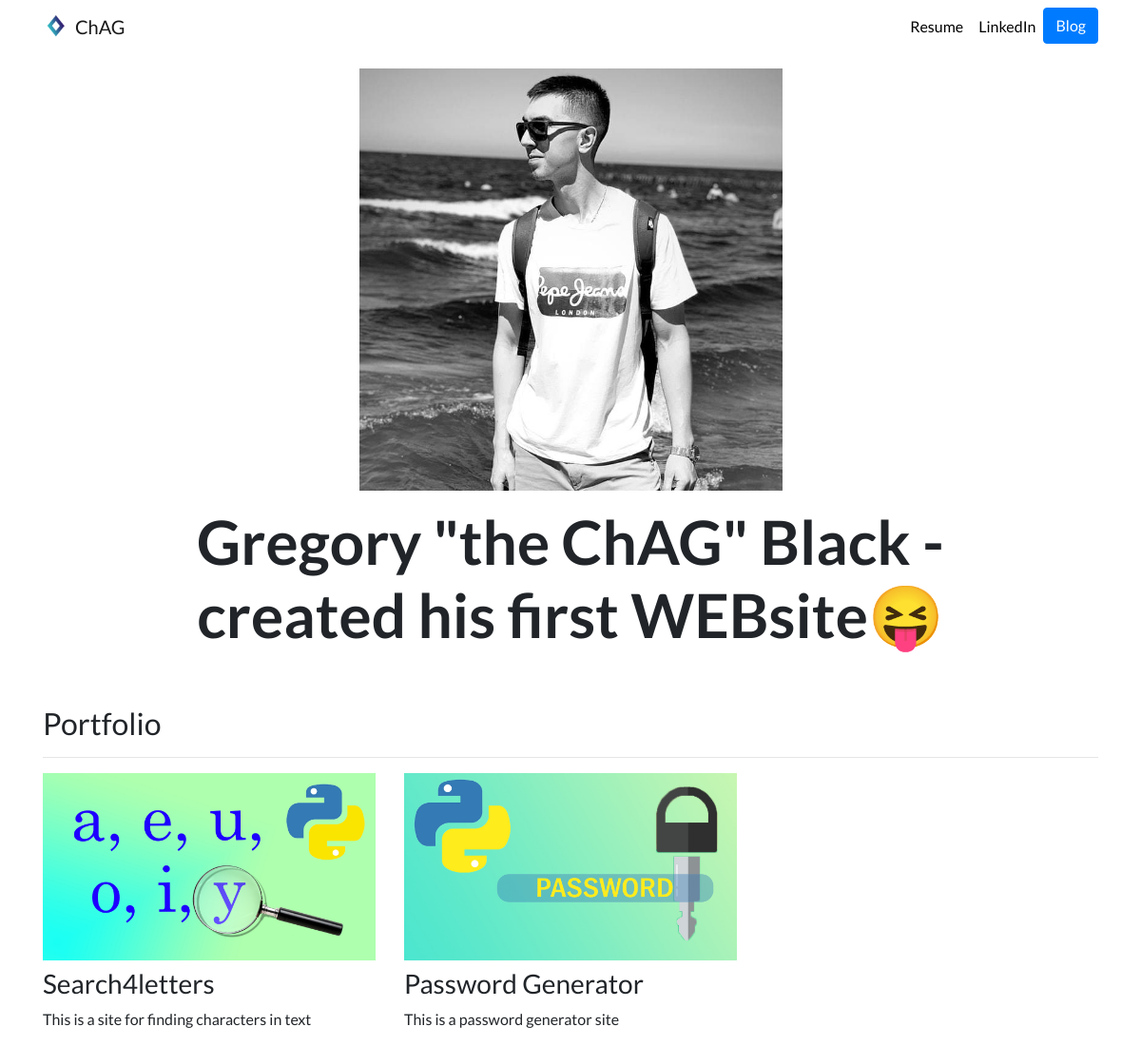
The page / on the database its author committed.
### portfolio/models.py (models this page shows, shortened)
class Project(models.Model):
    title = models.CharField(max_length=100)
    description = models.CharField(max_length=250)
    image = models.ImageField(upload_to='portfolio/images/')
    url = models.URLField(blank=True)

### portfolio/views.py (the view)
# urls.py: 2. Add a URL to urlpatterns:  path('', views.home, name='home')
def home(request):
    projects = Project.objects.all()
    return render(request, 'portfolio/home.html', {'projects': projects})

### portfolio/templates/portfolio/home.html
{% extends "portfolio/base.html" %}
{% load static %}
{% block content %}
<div class="row justify-content-center my-3">
  <div class="col-5">
    <img src="{% static 'portfolio/my_foto.jpg' %}" class="img-fluid">
  </div>
</div>
<div class="row justify-content-center mb-3">
  <div class="col-md-9 text-center">
    <h1 id="hometext" class="font-weight-bold">Gregory "the ChAG" Black - created his first WEBsite😝</h1>
  </div>
</div>
<h2 class="mt-5">Portfolio</h2>
<hr>
<div class="row">
  {% for project in projects %}
  <div class="col-lg-4 col-md-6">
    {% if project.url %}
    <a href="{{ project.url }}">
      <img src="{{ project.image.url }}" class="img-fluid mb-2">
    </a>
    {% else %}
    <img src="{{ project.image.url }}" class="img-fluid mb-2">
    {% endif %}
    <h3>{{ project.title }}</h3>
    <p>{{ project.description }}</p>
  </div>
  {% endfor %}
</div>
{% endblock %}

### portfolio/templates/portfolio/base.html (shortened to what this page needs)
{% load static %}
<!doctype html>
<html lang="en">
<head>
  <link rel="stylesheet" href="https://stackpath.bootstrapcdn.com/bootstrap/4.4.1/css/bootstrap.min.css">
  <link rel="stylesheet" href="{% static "portfolio/custom.css" %}">
</head>
<body>
  <nav id="topNav" class="navbar navbar-expand-md navbar-light">
    <div class="container">
      <a class="navbar-brand" href="{% url 'home' %}">
        <img src="{% static "portfolio/znak.png" %}" width="30" height="30" class="d-inline-block align-top" alt="ChAG's znak">
        <span>ChAG</span>
      </a>
      <div class="collapse navbar-collapse text-center" id="navbarNav">
        <ul class="navbar-nav ml-auto">
          <li class="nav-item">
            <a class="nav-link" href="{% static "portfolio/Resume.pdf" %}">Resume</a>
          </li>
          <li class="nav-item">
            <a class="nav-link" href="https://www.linkedin.com/in/gregory-chag-black/" target="_blank">LinkedIn</a>
          </li>
          <li>
            <a role="button" href="{% url 'blog:all_blogs' %}" class="btn btn-primary">Blog</a>
          </li>
        </ul>
      </div>
    </div>
  </nav>
  <div class="container">
    {% block content %}{% endblock %}
  </div>
</body>
</html>

### portfolio/static/portfolio/custom.css (style rules this page uses)
.navbar-nav .nav-link { color: rgba(0,0,0,1) !important; }
body { font-family: 'Lato', sans-serif; }
@media (min-width: 992px) { #hometext { font-size: 4rem; } }

### rows shown on the page
Project: image (picture), title "Search4letters", description "This is a site for finding characters in text"
Project: image (picture), title "Password Generator", description "This is a password generator site"
